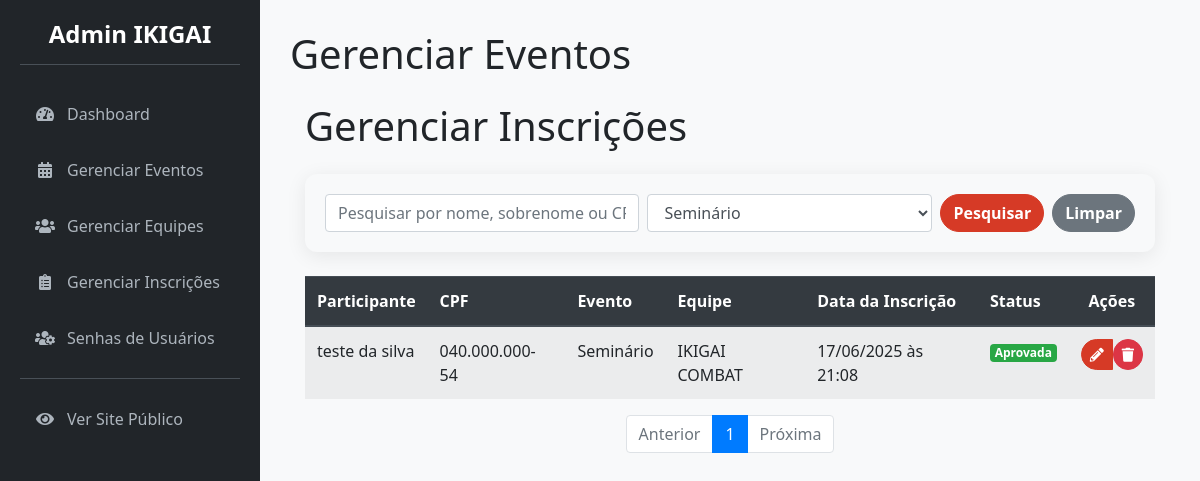
Screenshot of /admin/gerenciar_inscricoes?evento_id=1 (signed in) with the database file from the repository.
### app/models.py (models this page shows, shortened)
class Inscricao(db.Model):
    __tablename__ = 'inscricoes'
    id = db.Column(db.Integer, primary_key=True)
    data_inscricao = db.Column(db.DateTime, default=datetime.utcnow)
    status = db.Column(db.String(20), nullable=False, default='Pendente')
    nome_participante = db.Column(db.String(100), nullable=True)
    sobrenome_participante = db.Column(db.String(100), nullable=True)
    idade = db.Column(db.Integer, nullable=True)
    cpf = db.Column(db.String(14), nullable=True)
    telefone = db.Column(db.String(20), nullable=True)
    user_id = db.Column(db.Integer, db.ForeignKey('users.id'), nullable=False)
    evento_id = db.Column(db.Integer, db.ForeignKey('eventos.id'), nullable=False)
    equipe_id = db.Column(db.Integer, db.ForeignKey('equipes.id'), nullable=False)
    def __repr__(self):
        return f'<Inscricao de {self.nome_participante or self.id}>'

class User(UserMixin, db.Model):
    __tablename__ = 'users'
    id = db.Column(db.Integer, primary_key=True)
    username = db.Column(db.String(64), index=True, unique=True, nullable=False)
    email = db.Column(db.String(120), index=True, unique=True, nullable=False)
    password_hash = db.Column(db.String(128))
    nome_completo = db.Column(db.String(150), nullable=True)
    bio = db.Column(db.Text, nullable=True)
    imagem_perfil = db.Column(db.String(300), nullable=True)  # URL para a imagem de perfil
    role = db.Column(db.String(20), nullable=False, default='user')  # Papel do utilizador
    cpf = db.Column(db.String(14), unique=True, nullable=True)  # CPF será único e opcional no início
    telefone = db.Column(db.String(20), nullable=True)  # Telefone também opcional
    inscricoes = db.relationship('Inscricao', backref='participante', lazy='dynamic')

class Evento(db.Model):
    __tablename__ = 'eventos'
    id = db.Column(db.Integer, primary_key=True)
    nome_evento = db.Column(db.String(200), nullable=False)
    data_hora_evento = db.Column(db.DateTime, nullable=False)
    palestrante = db.Column(db.String(100))
    imagem_palestrante = db.Column(db.String(300), nullable=True) # URL para a imagem
    descricao = db.Column(db.Text)
    local_evento = db.Column(db.String(200))
    preco = db.Column(db.Float, default=0.0)
    numero_vagas = db.Column(db.Integer, nullable=False)
    pix_copia_e_cola = db.Column(db.Text, nullable=True)  # Campo para o Pix
    inscricoes = db.relationship('Inscricao', backref='evento', lazy=True)

class Equipe(db.Model):
    __tablename__ = 'equipes'
    id = db.Column(db.Integer, primary_key=True)
    nome_equipe = db.Column(db.String(100), nullable=False, unique=True)
    professor_responsavel = db.Column(db.String(100), nullable=False)
    inscricoes = db.relationship('Inscricao', backref='equipe', lazy=True)

### app/admin/routes.py (the view, shortened to what this page needs)
@bp.route('/gerenciar_inscricoes')
@admin_required
def gerenciar_inscricoes():
    page = request.args.get('page', 1, type=int)
    termo_pesquisa = request.args.get('q')
    evento_filtro_id = request.args.get('evento_id')
    query = Inscricao.query.options(
        joinedload(Inscricao.participante),
        joinedload(Inscricao.evento),
        joinedload(Inscricao.equipe)
    )
    if evento_filtro_id:
        query = query.filter(Inscricao.evento_id == evento_filtro_id)
    inscricoes_paginadas = query.order_by(Inscricao.data_inscricao.desc()).paginate(
        page=page, per_page=10, error_out=False
    )
    print(inscricoes_paginadas.items)
    eventos_para_filtro = Evento.query.order_by(Evento.nome_evento).all()
    return render_template('admin/admin_gerenciar_inscricoes.html',
                           inscricoes_paginadas=inscricoes_paginadas,
                           eventos_para_filtro=eventos_para_filtro,
                           titulo='Gerenciar Inscrições')

### app/__init__.py (called while the page is built)
@login_manager.user_loader
def load_user(user_id):
    return models.User.query.get(int(user_id))

### app/admin/routes.py (called while the page is built)
@bp.before_request
def before_request_handler():
    if current_app.config.get('DEBUG') and not current_user.is_authenticated:
        user = User.query.first()
        if user:
            login_user(user)

### app/templates/admin/admin_gerenciar_inscricoes.html (shortened to what this page needs)
{% extends 'admin/admin_base.html' %}
{% block page_title %}Gerenciar Eventos{% endblock %}
{% block content %}
    <div class="container">
        <h1 class="mt-4 mb-4">{{ titulo }}</h1>
        <div class="card bg-light mb-4">
            <div class="card-body">
                <form method="GET" action="{{ url_for('admin.gerenciar_inscricoes') }}" class="form-inline">
                    <div class="form-group mr-2 flex-grow-1">
                        <input type="text" class="form-control w-100" id="q" name="q"
                               placeholder="Pesquisar por nome, sobrenome ou CPF..."
                               value="{{ request.args.get('q', '') }}">
                    </div>
                    <div class="form-group mr-2">
                        <select class="form-control" name="evento_id" id="evento_id">
                            {% for evento in eventos_para_filtro %}
                                <option value="{{ evento.id }}"
                                        {% if request.args.get('evento_id') == evento.id|string %} selected {% endif %}>
                                    {{ evento.nome_evento }}
                                </option>
                            {% endfor %}
                        </select>
                    </div>
                    <button type="submit" class="btn btn-primary mr-2">Pesquisar</button>
                    <a href="{{ url_for('admin.gerenciar_inscricoes') }}" class="btn btn-secondary">Limpar</a>
                </form>
            </div>
        </div>
        <div class="table-responsive">
            <table class="table table-striped table-hover">
                <thead class="thead-dark">
                <tr>
                    <th>Participante</th>
                    <th>CPF</th>
                    <th>Evento</th>
                    <th>Equipe</th>
                    <th>Data da Inscrição</th>
                    <th>Status</th>
                    <th class="text-center">Ações</th>
                </tr>
                </thead>
                <tbody>
                {% if inscricoes_paginadas.items %}
                    {% for inscricao in inscricoes_paginadas.items %}
                        <tr>
                            <td>{{ inscricao.participante.nome_completo or inscricao.participante.username }}</td>
                            <td>{{ inscricao.participante.cpf or 'N/D' }}</td>
                            <td>{{ inscricao.evento.nome_evento }}</td>
                            <td>{{ inscricao.equipe.nome_equipe }}</td>
                            <td>{{ inscricao.data_inscricao.strftime('%d/%m/%Y às %H:%M') }}</td>
                            <td class="status-cell">
                                {% if inscricao.status == 'Aprovada' %}
                                    <span class="badge badge-success">{{ inscricao.status }}</span>
                                {% elif inscricao.status == 'Rejeitada' %}
                                    <span class="badge badge-danger">{{ inscricao.status }}</span>
                                {% else %}
                                    <span class="badge badge-warning">{{ inscricao.status }}</span>
                                {% endif %}
                            </td>
                            <td class="text-center">
                                <div class="btn-group" role="group">
                                    <a href="{{ url_for('admin.editar_inscricao', inscricao_id=inscricao.id) }}"
                                       class="btn btn-primary btn-sm" title="Editar Inscrição">
                                        <i class="fas fa-pencil-alt"></i>
                                    </a>
                                    <form class="d-inline" data-action="cancel-form"
                                          action="{{ url_for('admin.cancelar_inscricao', inscricao_id=inscricao.id) }}"
                                          method="post"
                                    >
                                        <button type="submit" class="btn btn-danger btn-sm" title="Excluir Inscrição">
                                            <i class="fas fa-trash"></i>
                                        </button>
                                    </form>
                                </div>
                            </td>
                        </tr>
                    {% endfor %}
                {% else %}
                    <tr>
                        <td colspan="7" class="text-center">Nenhuma inscrição encontrada.</td>
                    </tr>
                {% endif %}
                </tbody>
            </table>
        </div>
        <nav aria-label="Navegação das Inscrições">
            <ul class="pagination justify-content-center">
                <li class="page-item {% if not inscricoes_paginadas.has_prev %}disabled{% endif %}">
                    <a class="page-link"
                       href="{{ url_for('admin.gerenciar_inscricoes', page=inscricoes_paginadas.prev_num, q=request.args.get('q'), evento_id=request.args.get('evento_id')) }}">Anterior</a>
                </li>
                {% for page_num in inscricoes_paginadas.iter_pages(left_edge=1, right_edge=1, left_current=1, right_current=2) %}
                    {% if page_num %}
                        {% if inscricoes_paginadas.page == page_num %}
                            <li class="page-item active"><a class="page-link" href="#">{{ page_num }}</a></li>
                        {% else %}
                            <li class="page-item"><a class="page-link"
                                                     href="{{ url_for('admin.gerenciar_inscricoes', page=page_num, q=request.args.get('q'), evento_id=request.args.get('evento_id')) }}">{{ page_num }}</a>
                            </li>
                        {% endif %}
                    {% else %}
                        <li class="page-item disabled"><span class="page-link">...</span></li>
                    {% endif %}
                {% endfor %}
                <li class="page-item {% if not inscricoes_paginadas.has_next %}disabled{% endif %}">
                    <a class="page-link"
                       href="{{ url_for('admin.gerenciar_inscricoes', page=inscricoes_paginadas.next_num, q=request.args.get('q'), evento_id=request.args.get('evento_id')) }}">Próxima</a>
                </li>
            </ul>
        </nav>
    </div>
{% endblock %}

### app/static/css/admin_styles.css (style rules this page uses)
:root { --primary-red: rgb(214, 58, 38); --dark-red: rgb(180, 45, 28); --admin-bg: #f8f9fa; --sidebar-bg: #212529; --sidebar-link-color: #adb5bd; --sidebar-link-hover-color: #fff; --shadow: 0 4px 20px rgba(0, 0, 0, 0.08); --border-radius: 12px; --font-family: 'Segoe UI', Tahoma, Geneva, Verdana, sans-serif; }
body { background-color: var(--admin-bg); font-family: var(--font-family); }
.card { border-radius: var(--border-radius); border: none; box-shadow: var(--shadow); }
.btn { border-radius: 25px; font-weight: 600; }
.btn-primary { background-color: var(--primary-red); border-color: var(--primary-red); }

### rows the page displays
Inscricao: participante "teste da silva", participante "040.000.000-54", evento.nome_evento "Seminário", equipe.nome_equipe "IKIGAI COMBAT", data_inscricao "17/06/2025 às 21:08", status "Aprovada"

### other values shown
{{ titulo }} "Gerenciar Inscrições"
{{ page_num }} "1"
form field evento_id "Seminário"
